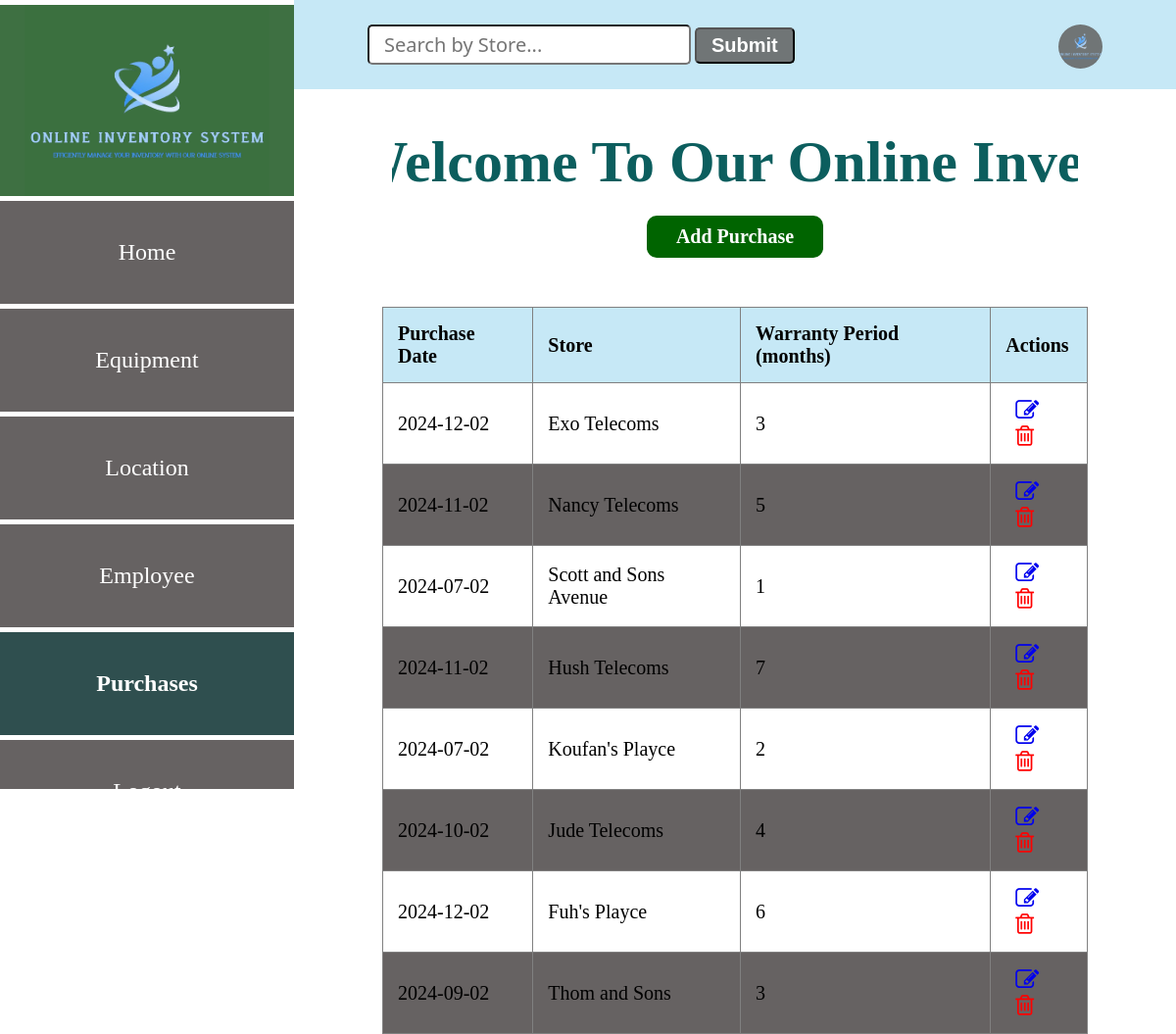
/purchase, run on the app's committed database.
### app.py (models this page shows, shortened)
class Purchase(db.Model):
    __tablename__ = "purchases"
    id=db.Column(db.Integer, primary_key=True)
    date=db.Column(db.String(10))
    store=db.Column(db.String(10))
    warranty_period=db.Column(db.Integer)
    equipment_rel=db.relationship('Equipment', backref='equipment_purchase')

### app.py (the view)
@app.route('/purchase')
def purchase():
    purchases = Purchase.query.all()
    return render_template('purchaseList.html', purchases=purchases)

### app.py (called while the page is built)
@app.before_request
def create_table():
    db.create_all()

### templates/purchaseList.html (shortened to what this page needs)
<!DOCTYPE html>
<html lang="en">
<head>
    <link
    rel="stylesheet"
    href="{{ url_for('static', filename='main.css') }}"
    />
    <link rel="stylesheet" href="https://cdnjs.cloudflare.com/ajax/libs/font-awesome/4.7.0/css/font-awesome.min.css">
</head>
<body>
    <div class="header">
        <input type="search" id="query" name="search" placeholder="Search by Store...">
        <button id="search-button">Submit</button>
        <a href="#"><img src="{{ url_for('static', filename='logo.png') }}" alt=""></a>
    </div>
    <section class="sidebar">
        <div class="logo">
            <img src="{{ url_for('static', filename='logo.png') }}" alt="logo">
        </div>
        <div class="content">
            <a href="/entry_point" class="home">Home</a>
            <a href="/equipment" class="home">Equipment</a>
            <a href="/location" class="home">Location</a>
            <a href="/employee" class="home">Employee</a>
            <a href="/purchase" class="home active">Purchases</a>
            <a href="/login" class="home">Logout</a>
        </div>
    </section>
    <div class="marquee-container">
      <h1 class="marquee">Welcome To Our Online Inventory System</h1>
    </div>
    <div class="purchase-form">
        <a href="/add-purchase" class="btn1">Add Purchase</a>
        <table border="1">
            <thead>
                <tr>
                    <th>Purchase Date</th>
                    <th>Store</th>
                    <th>Warranty Period (months)</th>
                    <th>Actions</th>
                </tr>
            </thead>
            <tbody id="table-results">
                {% for purchase in purchases %}
                    <tr>
                        <td>{{ purchase.date }}</td>
                        <td>{{ purchase.store }}</td>
                        <td>{{ purchase.warranty_period }}</td>
                        <td class="action">
                            <a href="/edit_purchase{{ purchase.id }}"><i class="fa fa-edit" style="font-size:24px"></i></a>
                            <a href="/delete_purchase{{ purchase.id }}"><i class="fa fa-trash-o" style="font-size:24px"></i></a>
                        </td>
                    </tr>
                {% endfor %}
            </tbody>
        </table>
    </div>
</body>
</html>

### static/main.css (style rules this page uses)
body { margin: 0; padding: 0; font-family: Verdana; }
.header { background: #c6e8f6; padding: 25px; }
.header input { padding: 5px 15px; font-size: 20px; font-family:'Segoe UI', Tahoma, Geneva, Verdana, sans-serif; border-radius: 5px; margin-left: 350px; }
.header button { padding: 5px 15px; font-size: 20px; border-radius: 5px; background: #707576; color: #fff; font-weight: bold; }
.header img { width: 45px; height: 45px; background: #707576; border-radius: 50%; float: right; justify-content: center; margin-right: 50px; }
.sidebar { position: fixed; top: 0; left: 0; width: 300px; height: 100vh; background: #707576; border-top: 5px solid #fff; }
.logo { width: 300px; height: 200px; background: rgba(59, 112, 63, 0.938); display: flex; justify-content: center; align-items: center; }
.logo img { width: 250px; display: block; margin: auto; background-color: rgba(59, 112, 63, 0.938); }
.content { background: #707576; width: 300px; height: calc(100vh - 200px); position: fixed; top: 200px; z-index: 1; border-top: 5px solid #fff; overflow-y: auto; }
.content a { display: flex; text-decoration: none; color: #fff; font-size: 24px; border-bottom: 5px solid white; padding: 39px; justify-content: center; }
.home { border: none; outline: none; padding: 10px 16px; background: #666262; cursor: pointer; }
.active, .home:hover { background: darkslategrey; color: black; font-weight: bold; }
h1 { display: flex; font-size: 60px; flex-wrap: wrap; justify-content: center; gap: 50px; margin-left: 300px; text-align: center; margin-top: 40px; color: rgb(12, 94, 94); }
.purchase-form { display: flex; justify-content: center; align-items: center; flex-direction: column; margin-left: 300px; }
table { width: 80%; border-collapse: collapse; margin-top: 30px; }
th, td { padding: 15px; text-align: left; font-size: 20px; }
th { background-color: #c6e8f6; font-weight: bold; }
tbody tr:nth-child(even) { background-color: #666262; }
.btn1 { background: darkgreen; color: #fff; font-size: 1em; padding: 10px 30px; border-radius: 10px; transition: background-color 0.25s; margin-bottom: 20px; text-decoration: none; font-size: 20px; display: block; margin-top: -20px; font-weight: bold; }
.marquee-container { overflow: hidden; margin-right: 100px; margin-left: 400px; behavior: inherit; }
.marquee { animation: marquee 20s linear infinite; white-space: nowrap; }
.action a { margin-left: 10px; }
.action .fa-trash-o { color: red; }

### data on the page
Purchase: date "2024-12-02", store "Exo Telecoms", warranty_period "3"
Purchase: date "2024-11-02", store "Nancy Telecoms", warranty_period "5"
Purchase: date "2024-07-02", store "Scott and Sons Avenue", warranty_period "1"
Purchase: date "2024-11-02", store "Hush Telecoms", warranty_period "7"
Purchase: date "2024-07-02", store "Koufan's Playce", warranty_period "2"
Purchase: date "2024-10-02", store "Jude Telecoms", warranty_period "4"
Purchase: date "2024-12-02", store "Fuh's Playce", warranty_period "6"
Purchase: date "2024-09-02", store "Thom and Sons", warranty_period "3"
